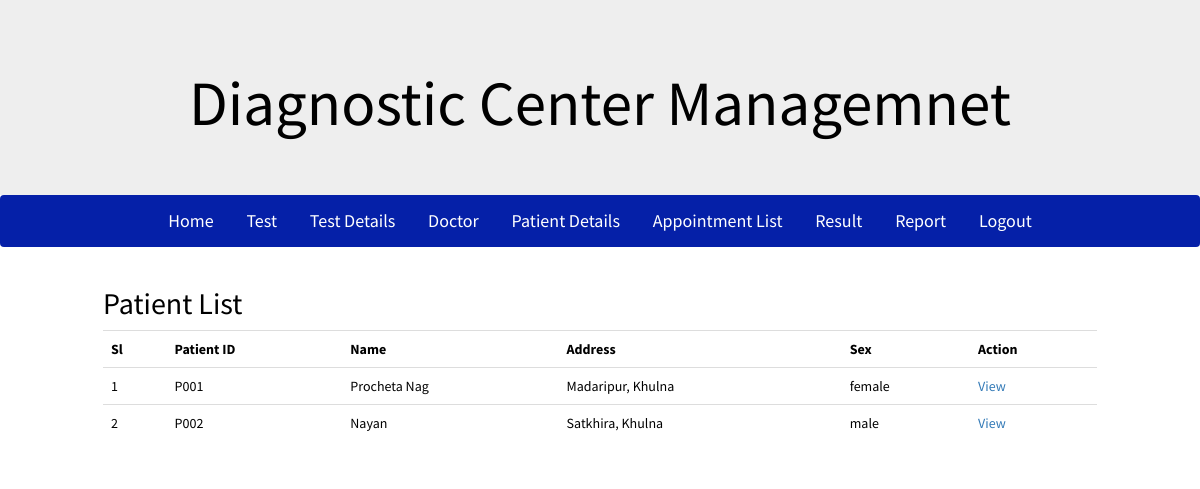
The app's page /admin/patient.php (signed in) with its own data.
### tables this page shows
CREATE TABLE `patient` (
  `id` int(100) NOT NULL,
  `p_id` varchar(100) NOT NULL,
  `name` varchar(50) NOT NULL,
  `address` varchar(200) NOT NULL,
  `age` varchar(100) NOT NULL,
  `sex` varchar(10) NOT NULL,
  `email` varchar(40) NOT NULL,
  `username` varchar(30) NOT NULL,
  `pass` varchar(20) NOT NULL
);

### admin/include/check-login.php (called while the page is built, shortened)
<?php
	if(isset($_COOKIE['username']))
	{
		$username = $_COOKIE['username'];
		$pass = $_COOKIE['password'];
		$check = $conn->query("SELECT * FROM admin WHERE username = '$username'");
		foreach($check as $info)
		{
			if ($pass != $info['password'])
			{
				$login = 0;
			}
			else
			{
				$login = 1;
			}
		}
	}
?>

### admin/patient.php (the view, shortened to what this page needs)
<?php
	include('../configuration.php');
    $conn = new PDO("mysql:host=$host;dbname=$db",$user,$pw);
	include('include/check-login.php');
?>
<?php include('include/header.php'); ?>
<?php include('include/admin-nav.php'); ?>
<?php
	if($login == 0)
	{
		header('location:index.php');
	}
	else
	{
?>
<div class="container">
	<div class="row">
		<div class="col-md-12">
			<h2>Patient List</h2>
			<table class="table">
				<?php
					$check = $conn->query("SELECT * FROM patient");
					if($check->rowCount() != 0){
				?>
				<tr>
					<th>Sl</th>
					<th>Patient ID</th>
					<th>Name</th>
					<th>Address</th>
					<th>Sex</th>
					<th>Action</th>
				</tr>
				<?php
					}
					else
						echo "<h4>Empty List</h4>";
					$sl = 1;
					foreach ($check as $patient_val) {
					?>
					<tr>
						<td><?php echo $sl; ?></td>
						<td><?php echo $patient_val['p_id'] ?></td>
						<td><?php echo $patient_val['name'] ?></td>
						<td><?php echo $patient_val['address'] ?></td>
						<td><?php echo $patient_val['sex'] ?></td>
						<td><a href="patient_details.php?patientId=<?php echo $patient_val['p_id'];?>">View</a></td>
					</tr>
					<?php
						$sl++;
					}
				?>
			</table>
		</div>
	</div>
</div>
</body>
</html>
<?php
	}
?>

### css/style.css (style rules this page uses)
body { font-family: 'Source Sans Pro', sans-serif; background-size:cover; font-weight: 400; font-size: 14px; line-height: 21px; color: #000; margin-bottom: 0; overflow-y: auto; overflow-x: hidden; background:#fff; }
a:link { text-decoration: none; }
.container { max-width:1024px; position: relative; z-index: 2; }

### records on screen
patient: p "P001", name "Procheta Nag", address "Madaripur, Khulna", sex "female"
patient: p "P002", name "Nayan", address "Satkhira, Khulna", sex "male"
